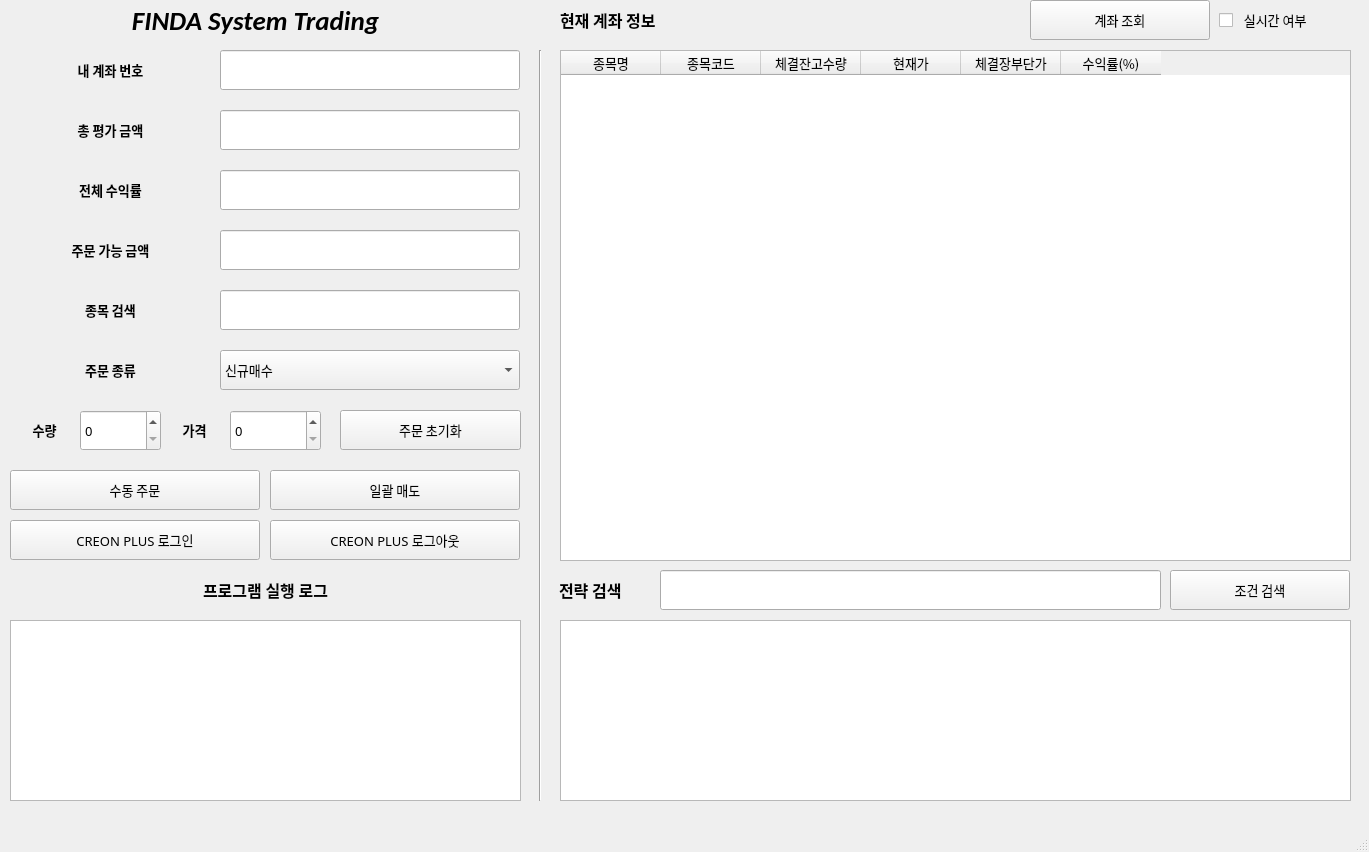
<?xml version="1.0" encoding="UTF-8"?>
<ui version="4.0">
 <class>MainWindow</class>
 <widget class="QMainWindow" name="MainWindow">
  <property name="geometry">
   <rect>
    <x>0</x>
    <y>0</y>
    <width>1369</width>
    <height>852</height>
   </rect>
  </property>
  <property name="font">
   <font>
    <family>NanumGothic</family>
    <pointsize>10</pointsize>
   </font>
  </property>
  <property name="windowTitle">
   <string>FINDA AI Trader v0.1</string>
  </property>
  <property name="windowIcon">
   <iconset>
    <normaloff>img/logo.png</normaloff>img/logo.png</iconset>
  </property>
  <widget class="QWidget" name="centralwidget">
   <widget class="QLabel" name="label">
    <property name="geometry">
     <rect>
      <x>0</x>
      <y>50</y>
      <width>221</width>
      <height>40</height>
     </rect>
    </property>
    <property name="font">
     <font>
      <family>NanumGothic</family>
      <pointsize>10</pointsize>
      <weight>75</weight>
      <bold>true</bold>
     </font>
    </property>
    <property name="midLineWidth">
     <number>0</number>
    </property>
    <property name="text">
     <string>내 계좌 번호</string>
    </property>
    <property name="alignment">
     <set>Qt::AlignCenter</set>
    </property>
   </widget>
   <widget class="QLineEdit" name="lineEdit">
    <property name="geometry">
     <rect>
      <x>220</x>
      <y>50</y>
      <width>300</width>
      <height>40</height>
     </rect>
    </property>
    <property name="font">
     <font>
      <family>NanumGothic</family>
      <pointsize>10</pointsize>
     </font>
    </property>
   </widget>
   <widget class="QLabel" name="label_2">
    <property name="geometry">
     <rect>
      <x>0</x>
      <y>110</y>
      <width>221</width>
      <height>40</height>
     </rect>
    </property>
    <property name="font">
     <font>
      <family>NanumGothic</family>
      <pointsize>10</pointsize>
      <weight>75</weight>
      <bold>true</bold>
     </font>
    </property>
    <property name="text">
     <string>총 평가 금액</string>
    </property>
    <property name="alignment">
     <set>Qt::AlignCenter</set>
    </property>
   </widget>
   <widget class="QLineEdit" name="lineEdit_2">
    <property name="geometry">
     <rect>
      <x>220</x>
      <y>110</y>
      <width>300</width>
      <height>40</height>
     </rect>
    </property>
    <property name="font">
     <font>
      <family>NanumGothic</family>
      <pointsize>10</pointsize>
     </font>
    </property>
   </widget>
   <widget class="QLabel" name="label_3">
    <property name="geometry">
     <rect>
      <x>0</x>
      <y>170</y>
      <width>221</width>
      <height>40</height>
     </rect>
    </property>
    <property name="font">
     <font>
      <family>NanumGothic</family>
      <pointsize>10</pointsize>
      <weight>75</weight>
      <bold>true</bold>
     </font>
    </property>
    <property name="text">
     <string>전체 수익률</string>
    </property>
    <property name="alignment">
     <set>Qt::AlignCenter</set>
    </property>
   </widget>
   <widget class="QLineEdit" name="lineEdit_3">
    <property name="geometry">
     <rect>
      <x>220</x>
      <y>170</y>
      <width>300</width>
      <height>40</height>
     </rect>
    </property>
    <property name="font">
     <font>
      <family>NanumGothic</family>
      <pointsize>10</pointsize>
     </font>
    </property>
   </widget>
   <widget class="QLabel" name="label_4">
    <property name="geometry">
     <rect>
      <x>0</x>
      <y>290</y>
      <width>221</width>
      <height>40</height>
     </rect>
    </property>
    <property name="font">
     <font>
      <family>NanumGothic</family>
      <pointsize>10</pointsize>
      <weight>75</weight>
      <bold>true</bold>
     </font>
    </property>
    <property name="text">
     <string>종목 검색</string>
    </property>
    <property name="alignment">
     <set>Qt::AlignCenter</set>
    </property>
   </widget>
   <widget class="QLabel" name="label_5">
    <property name="geometry">
     <rect>
      <x>0</x>
      <y>350</y>
      <width>221</width>
      <height>40</height>
     </rect>
    </property>
    <property name="font">
     <font>
      <family>NanumGothic</family>
      <pointsize>10</pointsize>
      <weight>75</weight>
      <bold>true</bold>
     </font>
    </property>
    <property name="text">
     <string>주문 종류</string>
    </property>
    <property name="alignment">
     <set>Qt::AlignCenter</set>
    </property>
   </widget>
   <widget class="QLineEdit" name="lineEdit_4">
    <property name="geometry">
     <rect>
      <x>220</x>
      <y>290</y>
      <width>300</width>
      <height>40</height>
     </rect>
    </property>
    <property name="font">
     <font>
      <family>NanumGothic</family>
      <pointsize>10</pointsize>
     </font>
    </property>
   </widget>
   <widget class="QLabel" name="label_6">
    <property name="geometry">
     <rect>
      <x>9</x>
      <y>410</y>
      <width>71</width>
      <height>40</height>
     </rect>
    </property>
    <property name="font">
     <font>
      <family>NanumGothic</family>
      <pointsize>10</pointsize>
      <weight>75</weight>
      <bold>true</bold>
     </font>
    </property>
    <property name="text">
     <string>수량</string>
    </property>
    <property name="alignment">
     <set>Qt::AlignCenter</set>
    </property>
   </widget>
   <widget class="QSpinBox" name="spinBox_2">
    <property name="geometry">
     <rect>
      <x>230</x>
      <y>410</y>
      <width>91</width>
      <height>41</height>
     </rect>
    </property>
    <property name="prefix">
     <string/>
    </property>
    <property name="maximum">
     <number>10000000</number>
    </property>
    <property name="singleStep">
     <number>100</number>
    </property>
    <property name="value">
     <number>0</number>
    </property>
   </widget>
   <widget class="QLabel" name="label_7">
    <property name="geometry">
     <rect>
      <x>159</x>
      <y>410</y>
      <width>71</width>
      <height>40</height>
     </rect>
    </property>
    <property name="font">
     <font>
      <family>NanumGothic</family>
      <pointsize>10</pointsize>
      <weight>75</weight>
      <bold>true</bold>
     </font>
    </property>
    <property name="text">
     <string>가격</string>
    </property>
    <property name="alignment">
     <set>Qt::AlignCenter</set>
    </property>
   </widget>
   <widget class="QSpinBox" name="spinBox">
    <property name="geometry">
     <rect>
      <x>80</x>
      <y>410</y>
      <width>81</width>
      <height>41</height>
     </rect>
    </property>
    <property name="maximum">
     <number>1000000</number>
    </property>
   </widget>
   <widget class="QPushButton" name="pushButton">
    <property name="geometry">
     <rect>
      <x>10</x>
      <y>470</y>
      <width>250</width>
      <height>40</height>
     </rect>
    </property>
    <property name="font">
     <font>
      <family>NanumGothic</family>
      <pointsize>10</pointsize>
     </font>
    </property>
    <property name="text">
     <string>수동 주문</string>
    </property>
   </widget>
   <widget class="QPushButton" name="pushButton_2">
    <property name="geometry">
     <rect>
      <x>1030</x>
      <y>0</y>
      <width>180</width>
      <height>40</height>
     </rect>
    </property>
    <property name="font">
     <font>
      <family>NanumGothic</family>
      <pointsize>10</pointsize>
     </font>
    </property>
    <property name="text">
     <string>계좌 조회</string>
    </property>
   </widget>
   <widget class="QTableWidget" name="tableWidget_2">
    <property name="geometry">
     <rect>
      <x>560</x>
      <y>50</y>
      <width>791</width>
      <height>511</height>
     </rect>
    </property>
    <property name="maximumSize">
     <size>
      <width>1541</width>
      <height>16777215</height>
     </size>
    </property>
    <property name="font">
     <font>
      <family>NanumGothic</family>
      <pointsize>10</pointsize>
     </font>
    </property>
    <column>
     <property name="text">
      <string>종목명</string>
     </property>
    </column>
    <column>
     <property name="text">
      <string>종목코드</string>
     </property>
    </column>
    <column>
     <property name="text">
      <string>체결잔고수량</string>
     </property>
    </column>
    <column>
     <property name="text">
      <string>현재가</string>
     </property>
    </column>
    <column>
     <property name="text">
      <string>체결장부단가</string>
     </property>
    </column>
    <column>
     <property name="text">
      <string>수익률(%)</string>
     </property>
    </column>
   </widget>
   <widget class="QComboBox" name="comboBox_2">
    <property name="geometry">
     <rect>
      <x>220</x>
      <y>350</y>
      <width>300</width>
      <height>40</height>
     </rect>
    </property>
    <property name="font">
     <font>
      <family>NanumGothic</family>
      <pointsize>10</pointsize>
     </font>
    </property>
    <property name="sizeAdjustPolicy">
     <enum>QComboBox::AdjustToMinimumContentsLengthWithIcon</enum>
    </property>
    <item>
     <property name="text">
      <string>신규매수</string>
     </property>
    </item>
    <item>
     <property name="text">
      <string>신규매도</string>
     </property>
    </item>
    <item>
     <property name="text">
      <string>매수취소</string>
     </property>
    </item>
    <item>
     <property name="text">
      <string>매도취소</string>
     </property>
    </item>
   </widget>
   <widget class="QPushButton" name="pushButton_3">
    <property name="geometry">
     <rect>
      <x>270</x>
      <y>470</y>
      <width>250</width>
      <height>40</height>
     </rect>
    </property>
    <property name="font">
     <font>
      <family>NanumGothic</family>
      <pointsize>10</pointsize>
     </font>
    </property>
    <property name="text">
     <string>일괄 매도</string>
    </property>
   </widget>
   <widget class="QPushButton" name="pushButton_4">
    <property name="geometry">
     <rect>
      <x>340</x>
      <y>410</y>
      <width>181</width>
      <height>40</height>
     </rect>
    </property>
    <property name="font">
     <font>
      <family>NanumGothic</family>
      <pointsize>10</pointsize>
     </font>
    </property>
    <property name="text">
     <string>주문 초기화</string>
    </property>
   </widget>
   <widget class="QCheckBox" name="checkBox">
    <property name="geometry">
     <rect>
      <x>1219</x>
      <y>0</y>
      <width>131</width>
      <height>40</height>
     </rect>
    </property>
    <property name="font">
     <font>
      <family>NanumGothic</family>
      <pointsize>10</pointsize>
     </font>
    </property>
    <property name="text">
     <string>  실시간 여부</string>
    </property>
    <property name="autoRepeat">
     <bool>false</bool>
    </property>
   </widget>
   <widget class="QPushButton" name="pushButton_5">
    <property name="geometry">
     <rect>
      <x>10</x>
      <y>520</y>
      <width>250</width>
      <height>40</height>
     </rect>
    </property>
    <property name="font">
     <font>
      <family>NanumGothic</family>
      <pointsize>10</pointsize>
     </font>
    </property>
    <property name="text">
     <string>CREON PLUS 로그인</string>
    </property>
   </widget>
   <widget class="QLabel" name="label_8">
    <property name="geometry">
     <rect>
      <x>0</x>
      <y>230</y>
      <width>221</width>
      <height>40</height>
     </rect>
    </property>
    <property name="font">
     <font>
      <family>NanumGothic</family>
      <pointsize>10</pointsize>
      <weight>75</weight>
      <bold>true</bold>
     </font>
    </property>
    <property name="text">
     <string>주문 가능 금액</string>
    </property>
    <property name="alignment">
     <set>Qt::AlignCenter</set>
    </property>
   </widget>
   <widget class="QLineEdit" name="lineEdit_5">
    <property name="geometry">
     <rect>
      <x>220</x>
      <y>230</y>
      <width>300</width>
      <height>40</height>
     </rect>
    </property>
    <property name="font">
     <font>
      <family>NanumGothic</family>
      <pointsize>10</pointsize>
     </font>
    </property>
   </widget>
   <widget class="QLabel" name="label_9">
    <property name="geometry">
     <rect>
      <x>-10</x>
      <y>-20</y>
      <width>531</width>
      <height>81</height>
     </rect>
    </property>
    <property name="font">
     <font>
      <family>Calibri</family>
      <pointsize>20</pointsize>
      <weight>75</weight>
      <italic>true</italic>
      <bold>true</bold>
     </font>
    </property>
    <property name="text">
     <string>FINDA System Trading</string>
    </property>
    <property name="textFormat">
     <enum>Qt::AutoText</enum>
    </property>
    <property name="alignment">
     <set>Qt::AlignCenter</set>
    </property>
   </widget>
   <widget class="QPushButton" name="pushButton_6">
    <property name="geometry">
     <rect>
      <x>270</x>
      <y>520</y>
      <width>250</width>
      <height>40</height>
     </rect>
    </property>
    <property name="font">
     <font>
      <family>NanumGothic</family>
      <pointsize>10</pointsize>
     </font>
    </property>
    <property name="text">
     <string>CREON PLUS 로그아웃</string>
    </property>
   </widget>
   <widget class="QPushButton" name="pushButton_7">
    <property name="geometry">
     <rect>
      <x>1170</x>
      <y>570</y>
      <width>180</width>
      <height>40</height>
     </rect>
    </property>
    <property name="font">
     <font>
      <family>NanumGothic</family>
      <pointsize>10</pointsize>
     </font>
    </property>
    <property name="text">
     <string>조건 검색</string>
    </property>
   </widget>
   <widget class="QTextEdit" name="textEdit">
    <property name="geometry">
     <rect>
      <x>560</x>
      <y>620</y>
      <width>791</width>
      <height>181</height>
     </rect>
    </property>
    <property name="font">
     <font>
      <family>NanumGothic</family>
      <pointsize>10</pointsize>
     </font>
    </property>
   </widget>
   <widget class="QTextEdit" name="textEdit_2">
    <property name="geometry">
     <rect>
      <x>10</x>
      <y>620</y>
      <width>511</width>
      <height>181</height>
     </rect>
    </property>
    <property name="font">
     <font>
      <family>NanumGothic</family>
      <pointsize>10</pointsize>
     </font>
    </property>
   </widget>
   <widget class="Line" name="line">
    <property name="geometry">
     <rect>
      <x>530</x>
      <y>50</y>
      <width>20</width>
      <height>751</height>
     </rect>
    </property>
    <property name="orientation">
     <enum>Qt::Vertical</enum>
    </property>
   </widget>
   <widget class="QLabel" name="label_13">
    <property name="geometry">
     <rect>
      <x>560</x>
      <y>0</y>
      <width>251</width>
      <height>40</height>
     </rect>
    </property>
    <property name="font">
     <font>
      <family>NanumGothic</family>
      <pointsize>12</pointsize>
      <weight>75</weight>
      <bold>true</bold>
     </font>
    </property>
    <property name="text">
     <string>현재 계좌 정보</string>
    </property>
    <property name="alignment">
     <set>Qt::AlignLeading|Qt::AlignLeft|Qt::AlignVCenter</set>
    </property>
   </widget>
   <widget class="QLabel" name="label_14">
    <property name="geometry">
     <rect>
      <x>559</x>
      <y>570</y>
      <width>200</width>
      <height>40</height>
     </rect>
    </property>
    <property name="font">
     <font>
      <family>NanumGothic</family>
      <pointsize>12</pointsize>
      <weight>75</weight>
      <bold>true</bold>
     </font>
    </property>
    <property name="text">
     <string>전략 검색</string>
    </property>
    <property name="alignment">
     <set>Qt::AlignLeading|Qt::AlignLeft|Qt::AlignVCenter</set>
    </property>
   </widget>
   <widget class="QLabel" name="label_15">
    <property name="geometry">
     <rect>
      <x>10</x>
      <y>570</y>
      <width>511</width>
      <height>40</height>
     </rect>
    </property>
    <property name="font">
     <font>
      <family>NanumGothic</family>
      <pointsize>12</pointsize>
      <weight>75</weight>
      <bold>true</bold>
     </font>
    </property>
    <property name="text">
     <string>프로그램 실행 로그</string>
    </property>
    <property name="alignment">
     <set>Qt::AlignCenter</set>
    </property>
   </widget>
   <widget class="QLineEdit" name="lineEdit_6">
    <property name="geometry">
     <rect>
      <x>660</x>
      <y>570</y>
      <width>501</width>
      <height>40</height>
     </rect>
    </property>
    <property name="font">
     <font>
      <family>NanumGothic</family>
      <pointsize>10</pointsize>
     </font>
    </property>
   </widget>
   <zorder>label_13</zorder>
   <zorder>label</zorder>
   <zorder>lineEdit</zorder>
   <zorder>label_2</zorder>
   <zorder>lineEdit_2</zorder>
   <zorder>label_3</zorder>
   <zorder>lineEdit_3</zorder>
   <zorder>label_4</zorder>
   <zorder>label_5</zorder>
   <zorder>lineEdit_4</zorder>
   <zorder>label_6</zorder>
   <zorder>spinBox_2</zorder>
   <zorder>label_7</zorder>
   <zorder>spinBox</zorder>
   <zorder>pushButton</zorder>
   <zorder>pushButton_2</zorder>
   <zorder>tableWidget_2</zorder>
   <zorder>comboBox_2</zorder>
   <zorder>pushButton_3</zorder>
   <zorder>pushButton_4</zorder>
   <zorder>checkBox</zorder>
   <zorder>pushButton_5</zorder>
   <zorder>label_8</zorder>
   <zorder>lineEdit_5</zorder>
   <zorder>label_9</zorder>
   <zorder>pushButton_6</zorder>
   <zorder>pushButton_7</zorder>
   <zorder>textEdit</zorder>
   <zorder>textEdit_2</zorder>
   <zorder>line</zorder>
   <zorder>label_14</zorder>
   <zorder>label_15</zorder>
   <zorder>lineEdit_6</zorder>
  </widget>
  <widget class="QMenuBar" name="menubar">
   <property name="geometry">
    <rect>
     <x>0</x>
     <y>0</y>
     <width>1369</width>
     <height>26</height>
    </rect>
   </property>
  </widget>
  <widget class="QStatusBar" name="statusbar"/>
 </widget>
 <resources/>
 <connections/>
</ui>
